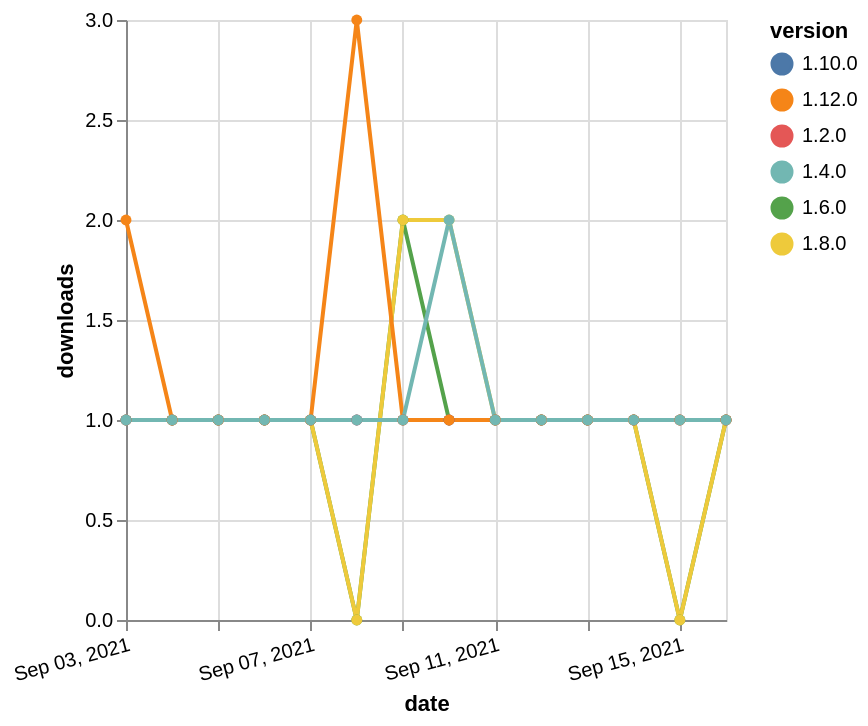

The specification (Vega-Lite) saved for this image:
### Vega-Lite specification from a JSON file in a GitHub repository (floating-point values rounded to 4 significant figures)
{"$schema": "https://vega.github.io/schema/vega-lite/v5.json", "description": "A simple bar chart with embedded data.", "data": {"values": [{"date": "2021-09-03", "total": 166, "delta": 1, "version": "1.6.0"}, {"date": "2021-09-04", "total": 167, "delta": 1, "version": "1.6.0"}, {"date": "2021-09-05", "total": 168, "delta": 1, "version": "1.6.0"}, {"date": "2021-09-06", "total": 169, "delta": 1, "version": "1.6.0"}, {"date": "2021-09-07", "total": 170, "delta": 1, "version": "1.6.0"}, {"date": "2021-09-08", "total": 170, "delta": 0, "version": "1.6.0"}, {"date": "2021-09-09", "total": 172, "delta": 2, "version": "1.6.0"}, {"date": "2021-09-10", "total": 173, "delta": 1, "version": "1.6.0"}, {"date": "2021-09-11", "total": 174, "delta": 1, "version": "1.6.0"}, {"date": "2021-09-12", "total": 175, "delta": 1, "version": "1.6.0"}, {"date": "2021-09-13", "total": 176, "delta": 1, "version": "1.6.0"}, {"date": "2021-09-14", "total": 177, "delta": 1, "version": "1.6.0"}, {"date": "2021-09-15", "total": 177, "delta": 0, "version": "1.6.0"}, {"date": "2021-09-16", "total": 178, "delta": 1, "version": "1.6.0"}, {"date": "2021-09-03", "total": 144, "delta": 1, "version": "1.8.0"}, {"date": "2021-09-04", "total": 145, "delta": 1, "version": "1.8.0"}, {"date": "2021-09-05", "total": 146, "delta": 1, "version": "1.8.0"}, {"date": "2021-09-06", "total": 147, "delta": 1, "version": "1.8.0"}, {"date": "2021-09-07", "total": 148, "delta": 1, "version": "1.8.0"}, {"date": "2021-09-08", "total": 148, "delta": 0, "version": "1.8.0"}, {"date": "2021-09-09", "total": 150, "delta": 2, "version": "1.8.0"}, {"date": "2021-09-10", "total": 152, "delta": 2, "version": "1.8.0"}, {"date": "2021-09-11", "total": 153, "delta": 1, "version": "1.8.0"}, {"date": "2021-09-12", "total": 154, "delta": 1, "version": "1.8.0"}, {"date": "2021-09-13", "total": 155, "delta": 1, "version": "1.8.0"}, {"date": "2021-09-14", "total": 156, "delta": 1, "version": "1.8.0"}, {"date": "2021-09-15", "total": 156, "delta": 0, "version": "1.8.0"}, {"date": "2021-09-16", "total": 157, "delta": 1, "version": "1.8.0"}, {"date": "2021-09-03", "total": 136, "delta": 1, "version": "1.10.0"}, {"date": "2021-09-04", "total": 137, "delta": 1, "version": "1.10.0"}, {"date": "2021-09-05", "total": 138, "delta": 1, "version": "1.10.0"}, {"date": "2021-09-06", "total": 139, "delta": 1, "version": "1.10.0"}, {"date": "2021-09-07", "total": 140, "delta": 1, "version": "1.10.0"}, {"date": "2021-09-08", "total": 141, "delta": 1, "version": "1.10.0"}, {"date": "2021-09-09", "total": 142, "delta": 1, "version": "1.10.0"}, {"date": "2021-09-10", "total": 143, "delta": 1, "version": "1.10.0"}, {"date": "2021-09-11", "total": 144, "delta": 1, "version": "1.10.0"}, {"date": "2021-09-12", "total": 145, "delta": 1, "version": "1.10.0"}, {"date": "2021-09-13", "total": 146, "delta": 1, "version": "1.10.0"}, {"date": "2021-09-14", "total": 147, "delta": 1, "version": "1.10.0"}, {"date": "2021-09-15", "total": 148, "delta": 1, "version": "1.10.0"}, {"date": "2021-09-16", "total": 149, "delta": 1, "version": "1.10.0"}, {"date": "2021-09-03", "total": 209, "delta": 1, "version": "1.2.0"}, {"date": "2021-09-04", "total": 210, "delta": 1, "version": "1.2.0"}, {"date": "2021-09-05", "total": 211, "delta": 1, "version": "1.2.0"}, {"date": "2021-09-06", "total": 212, "delta": 1, "version": "1.2.0"}, {"date": "2021-09-07", "total": 213, "delta": 1, "version": "1.2.0"}, {"date": "2021-09-08", "total": 214, "delta": 1, "version": "1.2.0"}, {"date": "2021-09-09", "total": 215, "delta": 1, "version": "1.2.0"}, {"date": "2021-09-10", "total": 216, "delta": 1, "version": "1.2.0"}, {"date": "2021-09-11", "total": 217, "delta": 1, "version": "1.2.0"}, {"date": "2021-09-12", "total": 218, "delta": 1, "version": "1.2.0"}, {"date": "2021-09-13", "total": 219, "delta": 1, "version": "1.2.0"}, {"date": "2021-09-14", "total": 220, "delta": 1, "version": "1.2.0"}, {"date": "2021-09-15", "total": 221, "delta": 1, "version": "1.2.0"}, {"date": "2021-09-16", "total": 222, "delta": 1, "version": "1.2.0"}, {"date": "2021-09-03", "total": 111, "delta": 2, "version": "1.12.0"}, {"date": "2021-09-04", "total": 112, "delta": 1, "version": "1.12.0"}, {"date": "2021-09-05", "total": 113, "delta": 1, "version": "1.12.0"}, {"date": "2021-09-06", "total": 114, "delta": 1, "version": "1.12.0"}, {"date": "2021-09-07", "total": 115, "delta": 1, "version": "1.12.0"}, {"date": "2021-09-08", "total": 118, "delta": 3, "version": "1.12.0"}, {"date": "2021-09-09", "total": 119, "delta": 1, "version": "1.12.0"}, {"date": "2021-09-10", "total": 120, "delta": 1, "version": "1.12.0"}, {"date": "2021-09-11", "total": 121, "delta": 1, "version": "1.12.0"}, {"date": "2021-09-12", "total": 122, "delta": 1, "version": "1.12.0"}, {"date": "2021-09-13", "total": 123, "delta": 1, "version": "1.12.0"}, {"date": "2021-09-14", "total": 124, "delta": 1, "version": "1.12.0"}, {"date": "2021-09-15", "total": 125, "delta": 1, "version": "1.12.0"}, {"date": "2021-09-16", "total": 126, "delta": 1, "version": "1.12.0"}, {"date": "2021-09-03", "total": 177, "delta": 1, "version": "1.4.0"}, {"date": "2021-09-04", "total": 178, "delta": 1, "version": "1.4.0"}, {"date": "2021-09-05", "total": 179, "delta": 1, "version": "1.4.0"}, {"date": "2021-09-06", "total": 180, "delta": 1, "version": "1.4.0"}, {"date": "2021-09-07", "total": 181, "delta": 1, "version": "1.4.0"}, {"date": "2021-09-08", "total": 182, "delta": 1, "version": "1.4.0"}, {"date": "2021-09-09", "total": 183, "delta": 1, "version": "1.4.0"}, {"date": "2021-09-10", "total": 185, "delta": 2, "version": "1.4.0"}, {"date": "2021-09-11", "total": 186, "delta": 1, "version": "1.4.0"}, {"date": "2021-09-12", "total": 187, "delta": 1, "version": "1.4.0"}, {"date": "2021-09-13", "total": 188, "delta": 1, "version": "1.4.0"}, {"date": "2021-09-14", "total": 189, "delta": 1, "version": "1.4.0"}, {"date": "2021-09-15", "total": 190, "delta": 1, "version": "1.4.0"}, {"date": "2021-09-16", "total": 191, "delta": 1, "version": "1.4.0"}]}, "width": "container", "mark": {"type": "line", "point": {"filled": true}}, "encoding": {"x": {"field": "date", "type": "temporal", "timeUnit": "yearmonthdate", "title": "date", "axis": {"labelAngle": -15}}, "y": {"field": "delta", "type": "quantitative", "title": "downloads"}, "color": {"field": "version", "type": "nominal"}, "tooltip": {"field": "delta"}}}
